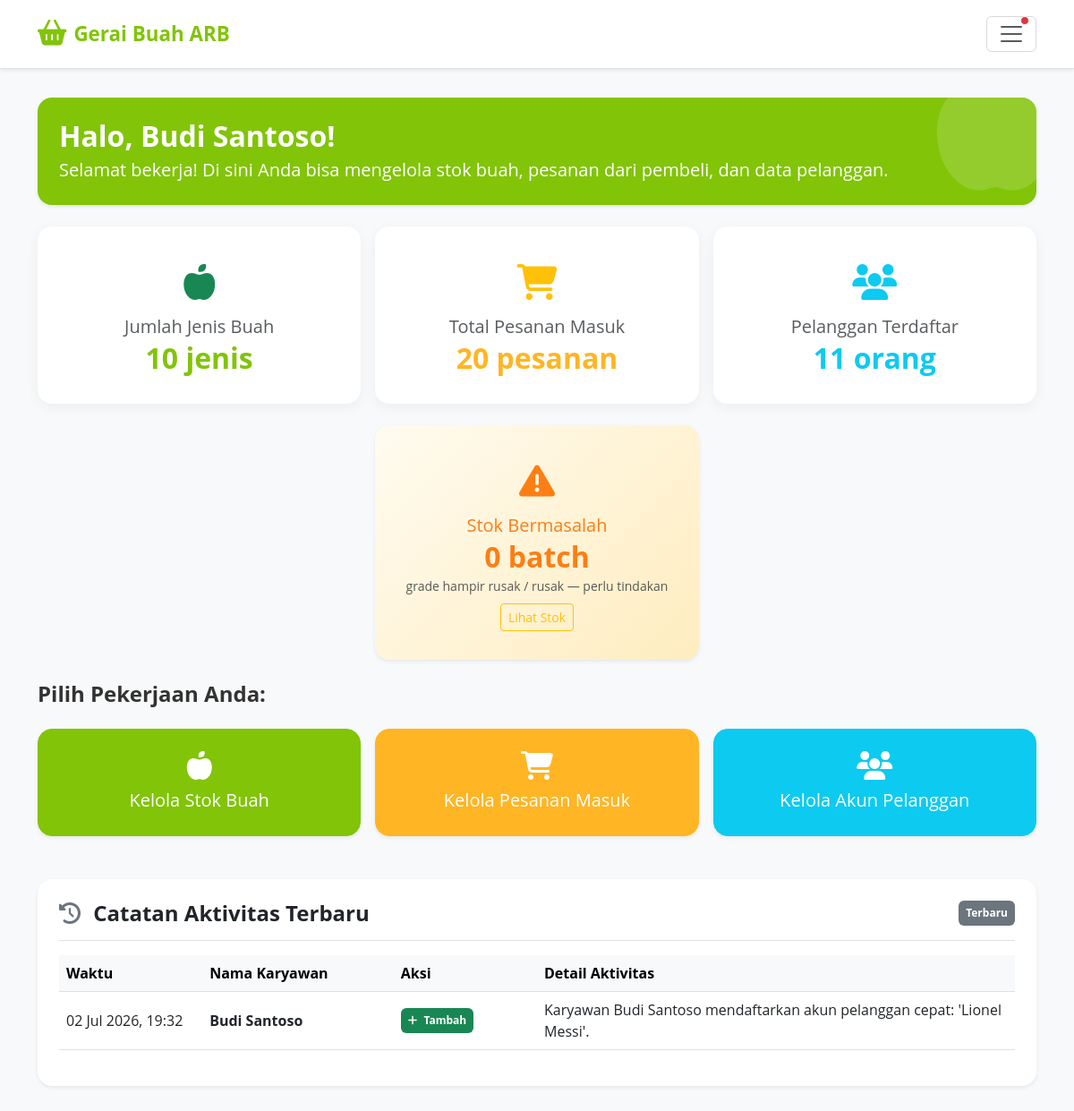
/karyawan/dashboard/ (signed in), run on an earlier commit of the app's database.
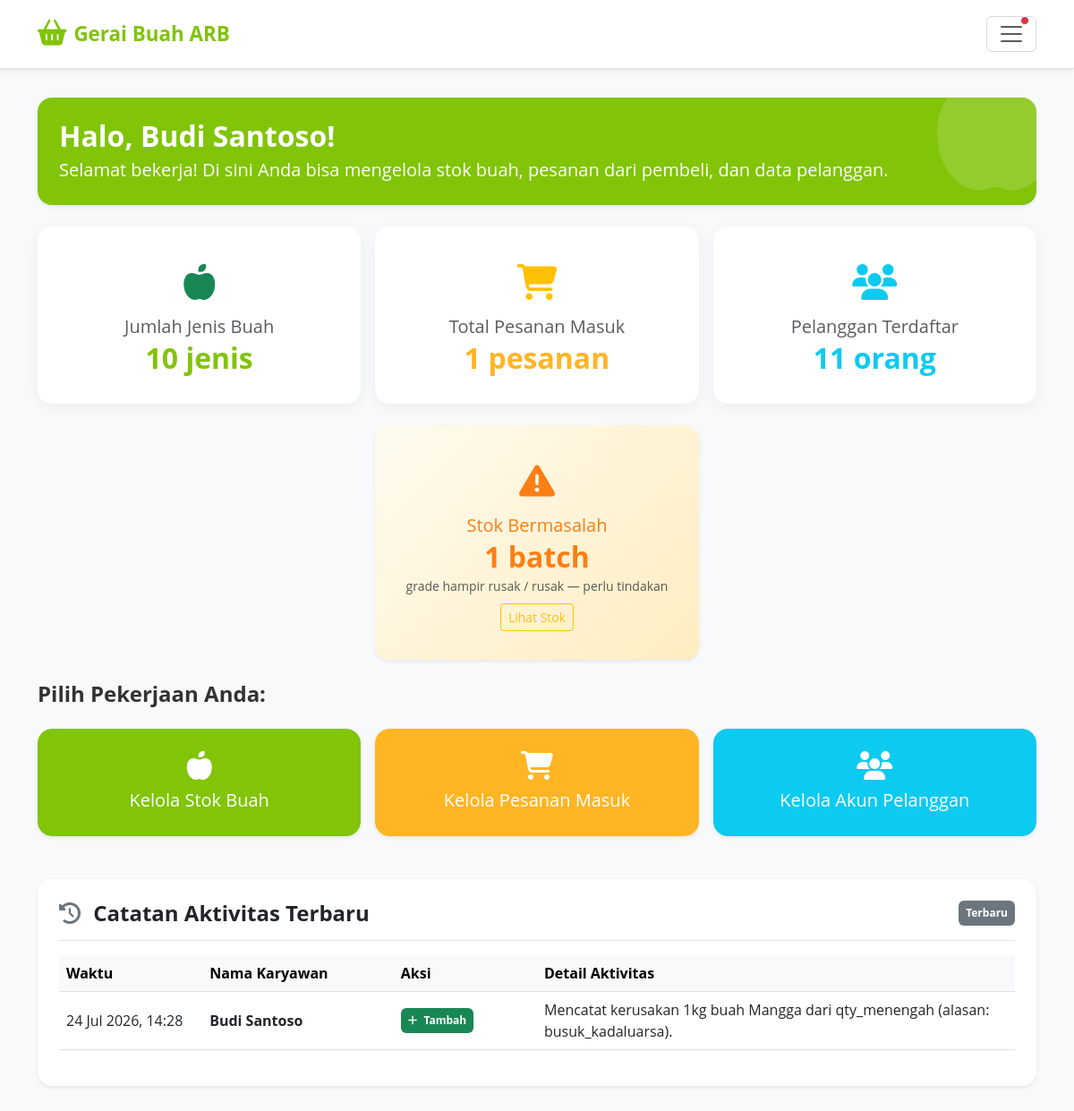
And on a later commit of the database.
### core/models.py (models this page shows, shortened)
class LogAktivitasKaryawan(models.Model):
    AKSI_CHOICES = [
        ('CREATE', 'CREATE'),
        ('UPDATE', 'UPDATE'),
        ('DELETE', 'DELETE'),
    ]
    TARGET_MODEL_CHOICES = [
        ('Buah', 'Buah'),
        ('Pembelian', 'Pembelian'),
        ('Pelanggan', 'Pelanggan'),
        ('DetailPengadaan', 'DetailPengadaan'),
        ('CatatanKerusakan', 'CatatanKerusakan'),
        ('ProdukOlahan', 'ProdukOlahan'),
    ]
    idLog = models.AutoField(primary_key=True)
    idKaryawan = models.ForeignKey(Karyawan, on_delete=models.CASCADE)
    aksi = models.CharField(max_length=10, choices=AKSI_CHOICES)
    target_model = models.CharField(max_length=20, choices=TARGET_MODEL_CHOICES)
    target_id = models.IntegerField()
    deskripsi = models.TextField()
    timestamp = models.DateTimeField(auto_now_add=True)
    class Meta:
        verbose_name_plural = "Log Aktivitas Karyawan"

class Karyawan(models.Model):
    idKaryawan = models.AutoField(primary_key=True)
    namaKaryawan = models.CharField(max_length=70)
    noHp = models.CharField(max_length=12, unique=True)
    password = models.CharField(max_length=128)
    class Meta:
        verbose_name_plural = "Karyawan"

### core/karyawan_views.py (the view)
# urls.py: path('dashboard/', karyawan_views.karyawan_dashboard, name='karyawan_dashboard'),
@karyawan_required
def karyawan_dashboard(request):
    karyawan_id = request.session['karyawan_id']
    karyawan = Karyawan.objects.get(pk=karyawan_id)
    total_buah = Buah.objects.count()
    total_pembelian = Pembelian.objects.count()
    total_pelanggan = Pelanggan.objects.count()
    logs = LogAktivitasKaryawan.objects.all().order_by('-timestamp')[:10]
    from datetime import date
    from django.db.models import Sum
    today = date.today()
    kerugian_bulan_ini = CatatanKerusakan.objects.filter(
        tanggalDicatat__year=today.year,
        tanggalDicatat__month=today.month
    ).aggregate(total=Sum('nilai_kerugian'))['total'] or 0
    pendapatan_olahan = ProdukOlahan.objects.filter(
        tanggal__year=today.year,
        tanggal__month=today.month
    ).aggregate(total=Sum('total_pendapatan'))['total'] or 0
    from django.db.models import Q
    stok_bermasalah = DetailPengadaan.objects.filter(
        Q(qty_hampir_rusak__gt=0) | Q(qty_rusak__gt=0), status=True
    ).count()
    context = {
        'karyawan': karyawan,
        'total_buah': total_buah,
        'total_pembelian': total_pembelian,
        'total_pelanggan': total_pelanggan,
        'logs': logs,
        'kerugian_bulan_ini': kerugian_bulan_ini,
        'pendapatan_olahan': pendapatan_olahan,
        'stok_bermasalah': stok_bermasalah,
    }
    return render(request, 'core/karyawan/dashboard.html', context)

### core/context_processors.py (called while the page is built, shortened)
def kesegaran_alert(request):
    kritis_buah = []
    peringatan_buah = []
    total_alerts = 0
    default_context = {
        'kritis_buah': kritis_buah,
        'peringatan_buah': peringatan_buah,
        'total_alerts': total_alerts,
    }
    if not request.user.is_authenticated or not request.user.is_staff:
        return default_context
    from django.urls import resolve
    try:
        resolved = resolve(request.path)
        if resolved.url_name != 'index' or not resolved.app_name == 'admin':
            return default_context
    except Exception:
        return default_context

def global_karyawan_alerts(request):
    badge_pesanan_baru = Pembelian.objects.filter(statusPembelian='Menunggu').count()
    return {
        'badge_pesanan_baru': badge_pesanan_baru
    }

### core/karyawan_views.py (called while the page is built)
def karyawan_required(view_func):
    @wraps(view_func)
    def _wrapped_view(request, *args, **kwargs):
        if 'karyawan_id' not in request.session:
            messages.error(request, 'Silakan login terlebih dahulu untuk mengakses portal karyawan.')
            return redirect('karyawan_login')
        return view_func(request, *args, **kwargs)
    return _wrapped_view

### core/templates/core/karyawan/dashboard.html (shortened to what the changed rows need)
{% extends 'core/karyawan/base.html' %}
{% block content %}
<div class="row mb-4">
    <div class="col-12">
        <div class="p-4 bg-brand-success text-white rounded-4 shadow-sm position-relative overflow-hidden">
            <div class="position-relative">
                <h2 class="fw-bold mb-1">Halo, {{ karyawan.namaKaryawan }}!</h2>
            </div>
        </div>
    </div>
</div>
<div class="row g-3 mb-4 text-center">
    <div class="col-12 col-md-4">
        <div class="card card-stat py-3">
            <div class="card-body">
                <h2 class="fw-bold m-0" style="color: #81C408;">{{ total_buah }} jenis</h2>
            </div>
        </div>
    </div>
    <div class="col-12 col-md-4">
        <div class="card card-stat py-3">
            <div class="card-body">
                <div class="text-warning mb-2" style="font-size: 2.5rem;">
                    <i class="fa-solid fa-cart-shopping"></i>
                </div>
                <h5 class="text-muted fw-normal mb-1">Total Pesanan Masuk</h5>
                <h2 class="fw-bold m-0" style="color: #FFB524;">{{ total_pembelian }} pesanan</h2>
            </div>
        </div>
    </div>
    <div class="col-12 col-md-4">
        <div class="card card-stat py-3">
            <div class="card-body">
                <h2 class="fw-bold m-0 text-info">{{ total_pelanggan }} orang</h2>
            </div>
        </div>
    </div>
</div>
<div class="row g-3 mb-4 justify-content-center text-center">
    <div class="col-12 col-md-4">
        <div class="card card-stat py-3 border-0 shadow-sm" style="background: linear-gradient(135deg, #fffbf0, #ffedc0);">
            <div class="card-body">
                <div class="mb-2" style="font-size: 2.5rem; color: #fd7e14;">
                    <i class="fa-solid fa-triangle-exclamation"></i>
                </div>
                <h5 class="fw-normal mb-1" style="color: #fd7e14;">Stok Bermasalah</h5>
                <h2 class="fw-bold m-0" style="color: #fd7e14;">{{ stok_bermasalah }} batch</h2>
                <small class="text-muted">grade hampir rusak / rusak — perlu tindakan</small>
                <div class="mt-2">
                    <a href="{% url 'karyawan_buah_list' %}" class="btn btn-sm btn-outline-warning">Lihat Stok</a>
                </div>
            </div>
        </div>
    </div>
</div>
<div class="row">
    <div class="col-12">
        <div class="card shadow-sm border-0 rounded-4 p-4">
            <div class="table-responsive">
                <table class="table table-hover align-middle">
                    <thead class="table-light">
                        <tr>
                            <th scope="col" style="width: 15%">Waktu</th>
                            <th scope="col" style="width: 20%">Nama Karyawan</th>
                            <th scope="col" style="width: 15%">Aksi</th>
                            <th scope="col" style="width: 50%">Detail Aktivitas</th>
                        </tr>
                    </thead>
                    <tbody>
                        {% if logs %}
                            {% for log in logs %}
                                <tr>
                                    <td>{{ log.timestamp|date:"d M Y, H:i" }}</td>
                                    <td><strong>{{ log.idKaryawan.namaKaryawan }}</strong></td>
                                    <td>
                                        {% if log.aksi == 'CREATE' %}
                                            <span class="badge bg-success p-2 fs-7"><i class="fa-solid fa-plus me-1"></i> Tambah</span>
                                        {% elif log.aksi == 'UPDATE' %}
                                            <span class="badge bg-warning text-dark p-2 fs-7"><i class="fa-solid fa-pen me-1"></i> Edit</span>
                                        {% else %}
                                            <span class="badge bg-danger p-2 fs-7"><i class="fa-solid fa-trash me-1"></i> Hapus</span>
                                        {% endif %}
                                    </td>
                                    <td>{{ log.deskripsi }}</td>
                                </tr>
                            {% endfor %}
                        {% endif %}
                    </tbody>
                </table>
            </div>
        </div>
    </div>
</div>
{% endblock %}

What changed in the data, as far as the page shows it:
removed LogAktivitasKaryawan: timestamp "02 Jul 2026, 19:32", idKaryawan.namaKaryawan "Budi Santoso", aksi "CREATE" (drawn), deskripsi "Karyawan Budi Santoso mendaftarkan akun pelanggan cepat: 'Lionel Messi'."
added LogAktivitasKaryawan: timestamp "24 Jul 2026, 14:28", idKaryawan.namaKaryawan "Budi Santoso", aksi "CREATE" (drawn), deskripsi "Mencatat kerusakan 1kg buah Mangga dari qty_menengah (alasan: busuk_kadaluarsa)."
Also different on the page:
{{ total_pembelian }}: "20" → "1"
{{ stok_bermasalah }}: "0" → "1"
